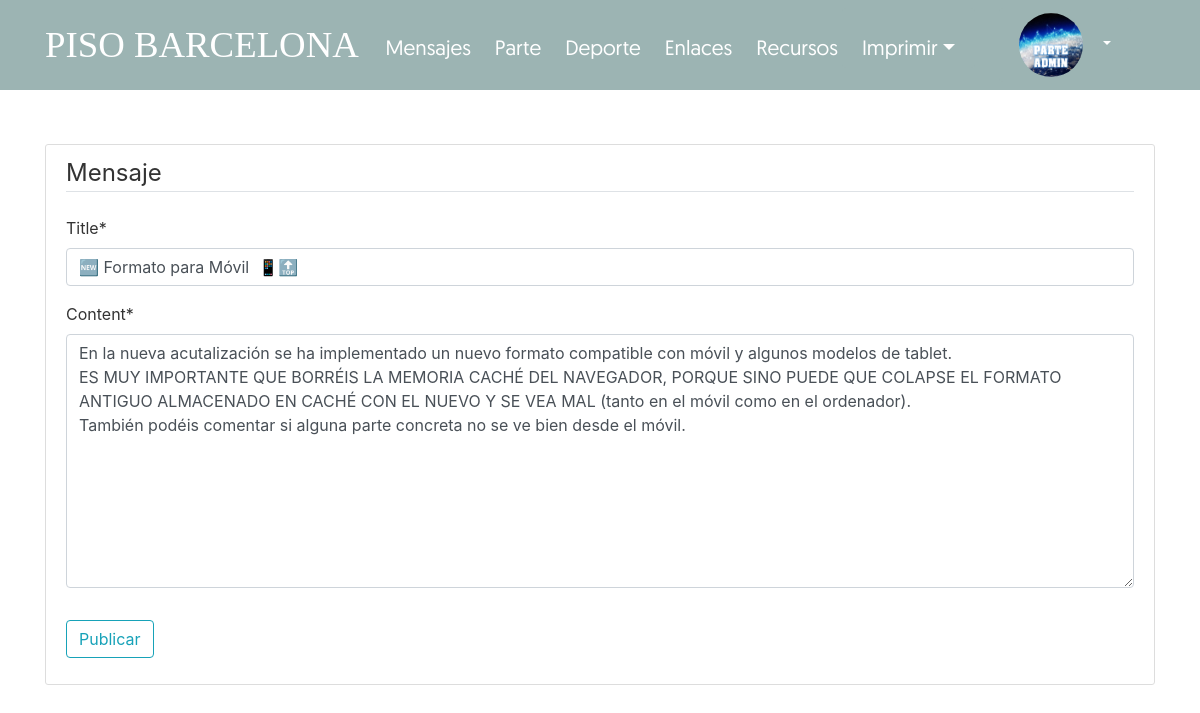
/post/24/update/ (signed in), run on the app's committed database.
### users/models.py (models this page shows, shortened)
class Profile(models.Model):
    user = models.OneToOneField(User, on_delete=models.CASCADE)
    image = models.ImageField(default='default.jpg', upload_to='profile_pics')

### blog/models.py (models this page shows, shortened)
class Post(models.Model):
    title = models.CharField(max_length=100)
    content = models.TextField()
    date_posted = models.DateTimeField(default=timezone.now)
    author = models.ForeignKey(User, on_delete=models.CASCADE)

### blog/views.py (the view, shortened to what this page needs)
# urls.py: path('post/<int:pk>/update/', login_required(PostUpdateView.as_view()), name='post-update'),
class PostUpdateView(LoginRequiredMixin, UserPassesTestMixin, UpdateView):
    model = Post
    fields = ['title', 'content']
    def test_func(self):
        post = self.get_object()
        if self.request.user == post.author:
            return True
        return False

### blog/templates/blog/post_form.html (shortened to what this page needs)
{% extends "blog/base.html" %}
{% load crispy_forms_tags %}
{% block content %}
    <div class="content-section">
        <form method="POST">
            <fieldset class="form-group">
                <legend class="border-bottom mb-4">Mensaje</legend>
                {{ form|crispy }}
            </fieldset>
            <div class="form-group">
                {% if user.username == 'invitado' %}
                    <h3>No tienes permiso para publicar mensajes</h3>
                {% else %}
                    <button class="btn btn-outline-info" type="submit">Publicar</button>
                {% endif %}
            </div>
        </form>
    </div>
{% endblock content %}

### blog/templates/blog/base.html (shortened to what this page needs)
{% load static %}
<!DOCTYPE html>
<html>
<head>
    <link rel="stylesheet" href="https://maxcdn.bootstrapcdn.com/bootstrap/4.0.0/css/bootstrap.min.css">
    <link rel="stylesheet" type="text/css" href="{% static 'blog/main.css' %}">
</head>
<body>
    <header class="site-header">
      <nav class="navbar navbar-expand-md navbar-dark bg-steel fixed-top">
        <div class="container">
          <a class="barcelonaheader" href="{% url 'blog-inicio' %}">PISO BARCELONA</a>
          <div class="collapse navbar-collapse" id="navbarToggle">
            <div class="navbar-nav">
                {% if user.is_authenticated %}
                  <a class="menuheader mr-4" href="{% url 'blog-home' %}">Mensajes</a>
                  <a class="menuheader mr-4" href="{% url 'blog-parte' %}">Parte</a>
                  <a class="menuheader mr-4" href="{% url 'blog-deporte' %}">Deporte</a>
                  <a class="menuheader mr-4" href="{% url 'blog-enlaces' %}">Enlaces</a>
                  <a class="menuheader mr-4" href="{% url 'blog-recursos' %}">Recursos</a>
                  <div class="dropdown">
                    <button type="button" class="mr-4 btn btn-secondary2 dropdown-toggle menuheader" data-toggle="dropdown" aria-haspopup="true" aria-expanded="false">Imprimir</button>
                  </div>
                  <div class="dropdown">
                    <button type="button" class="mr-4 btn btn-secondary dropdown-toggle" data-toggle="dropdown" aria-haspopup="true" aria-expanded="false"> <img class="rounded-circle article-img" src="{{ user.profile.image.url }}"></button>
                  </div>
                {% else %}
                  <a class="login mr-4" href="{% url 'login' %}">Iniciar Sesión</a>
                  <a class="login mr-4" href="{% url 'codigoseguridad' %}">Registrarse</a>
                {% endif %}
              </div>
            </div>
          </div>
        </nav>
      </header>
    <main role="main" class="container">
      {% block content %}{% endblock %}
    </main>
  </body>
  </html>

### blog/static/blog/main.css (style rules this page uses)
body { background: #F1F1F1; background: url(/media/background/back.png) no-repeat center center fixed; background-size: cover; color: #333333; padding-top: 18vh; }
.bg-steel { background-color: #9CB4B3; opacity: 1; height: device-height/10; }
.btn-secondary { background-color: #9CB4B3; box-shadow: none; border: none; color: white; padding: 5px 20px; text-align: center; text-decoration: none; display: inline-block; }
.btn-secondary2 { margin-left: -20px; background-color: #9CB4B3; box-shadow: none; border: none; color: white; padding: 5px 20px; text-align: center; text-decoration: none; display: inline-block; }
.menuheader { color: #ffffff; font-size: 130%; font-family: 'fuente-header2'; padding-top: 3vh; display:inline-block; }
.barcelonaheader { color: #ffffff; font-family: 'fuente-titulo'; font-size: 230%; }
.dropdown { position: relative; display: inline-block; }
.content-section { background: #ffffff; padding: 10px 20px; border: 1px solid #dddddd; border-radius: 3px; margin-bottom: 20px; }
.article-img { width: 4rem; aspect-ratio: 1; margin-right: 16px; }
*, *:before, *:after { margin: 0; padding: 0; box-sizing: border-box; }

### data on the page
Post: title "🆕 Formato para Móvil 📱🔝", content "En la nueva acutalización se ha implementado un nuevo formato compatible con móvil y algunos modelos de tablet. ES MUY IMPORTANTE QUE BORRÉIS LA MEMORIA CACHÉ DEL NAVEGADOR, PORQUE SINO PUEDE QUE COLAPSE EL FORMATO ANTIGUO ALMACENADO EN CACHÉ CON EL NUEVO Y SE VEA MAL (tanto en el móvil como en el ordenador). También podéis comentar si alguna parte concreta no se ve bien desde el móvil."
